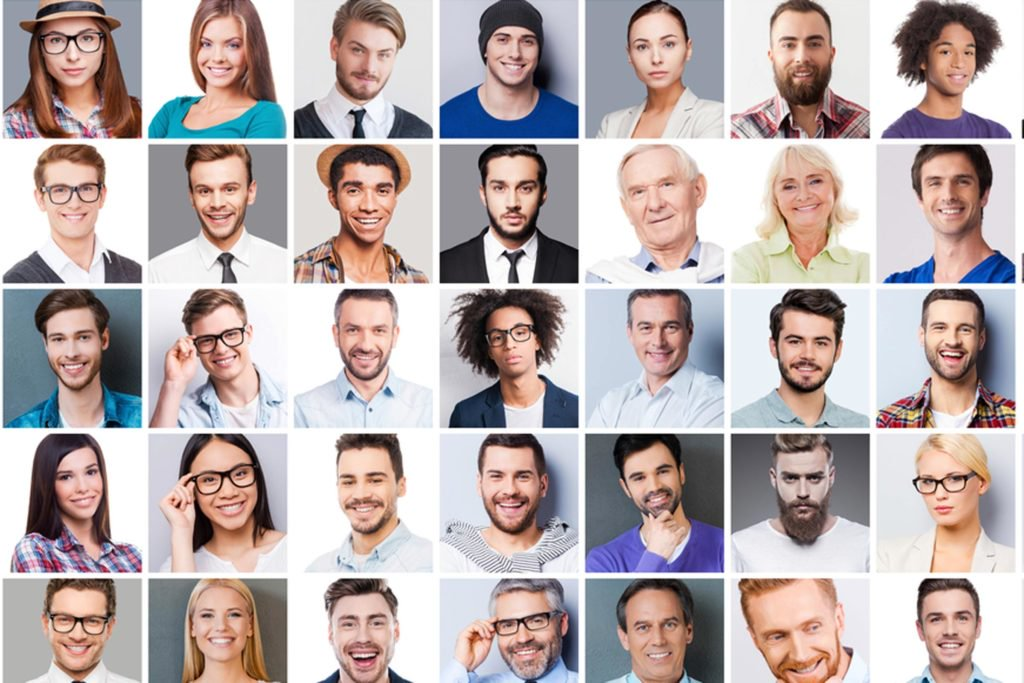
#> input picture Face and Feature Detection/faces.jpg, 1024 x 683 px
$ python detectfacescircle.py
#> lines starting #> are read from the running program, lines starting #| are printed output that depends on the picture; after the words box and inside, x2 and y2 are one past the last pixel; in counts of white or black regions, pixels touching at a corner belong together
import numpy as np
import cv2
img = cv2.imread("faces.jpg",1)
#> img is the input picture: shape (683, 1024, 3); mean B, G, R 173.6, 174.2, 186.6
gray = cv2.cvtColor(img, cv2.COLOR_BGR2GRAY)
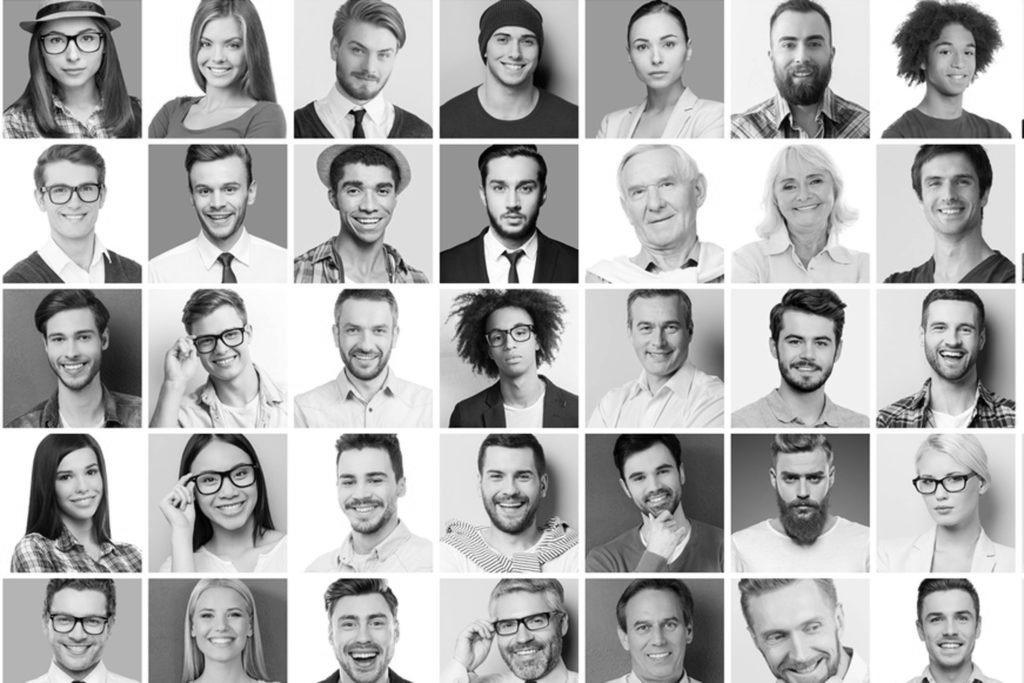
#> gray: shape (683, 1024); min 0, max 255, mean 177.8
path = "haarcascade_eye.xml"

eye_cascade = cv2.CascadeClassifier(path)

eyes = eye_cascade.detectMultiScale(gray, scaleFactor=1.02,minNeighbors=20,minSize=(10,10))
#> eyes = 37 rows, first 6: [657, 32, 22, 22], [777, 32, 25, 25], [802, 31, 23, 23], [630, 34, 23, 23], [346, 38, 24, 24], [933, 41, 22, 22]
print(len(eyes))
#| 37

for (x,y,w,h) in eyes:
    xc = (x+x+w)/2
    yc = (y+y+h)/2
    radius =w/2
    cv2.circle(img,(int(xc),int(yc)), int(radius), (255,0,0),2)
#> this loop made 37 passes
#> (x, y, w, h, xc, yc, radius) on passes 1 to 12: (657, 32, 22, 22, 668, 43, 11), (777, 32, 25, 25, 789.5, 44.5, 12.5), (802, 31, 23, 23, 813.5, 42.5, 11.5), (630, 34, 23, 23, 641.5, 45.5, 11.5), (346, 38, 24, 24, 358, 50, 12), (933, 41, 22, 22, 944, 52, 11), (370, 43, 23, 23, 381.5, 54.5, 11.5), (923, 170, 24, 24, 935, 182, 12), (654, 171, 25, 25, 666.5, 183.5, 12.5), (340, 175, 25, 25, 352.5, 187.5, 12.5), (488, 175, 23, 23, 499.5, 186.5, 11.5), (513, 176, 22, 22, 524, 187, 11)
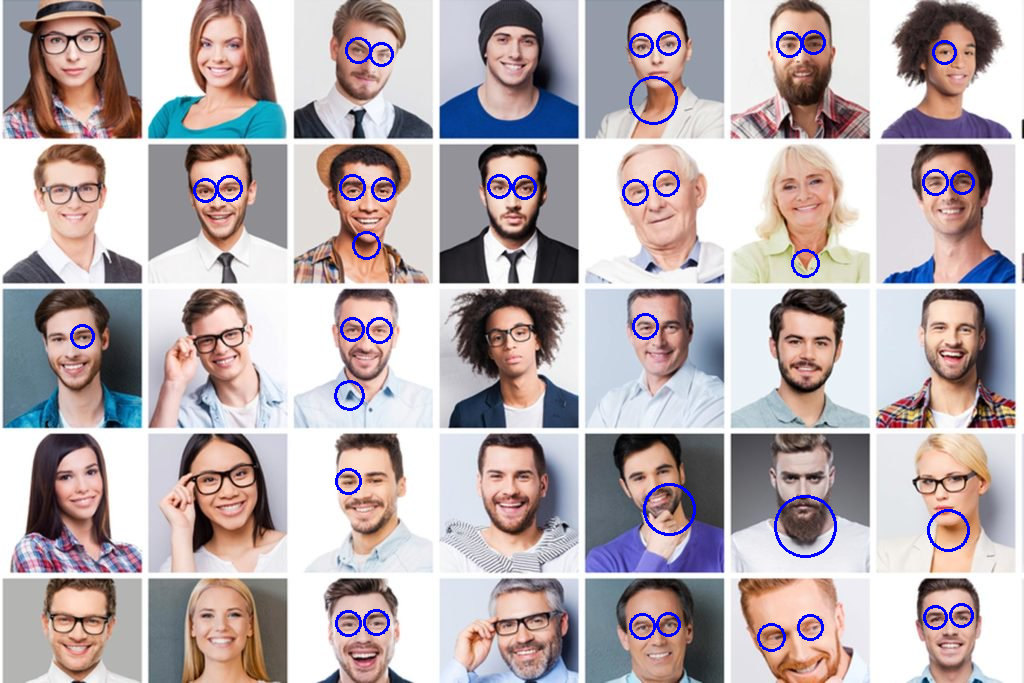
#> img: shape (683, 1024, 3); 1.28% of pixels changed, all inside (x1, y1, x2, y2) = (70, 30, 975, 652)
cv2.imshow("Eyes",img)
cv2.waitKey(0)
cv2.destroyAllWindows()

$ run again, with Face and Feature Detection/template.jpg copied over Face and Feature Detection/faces.jpg
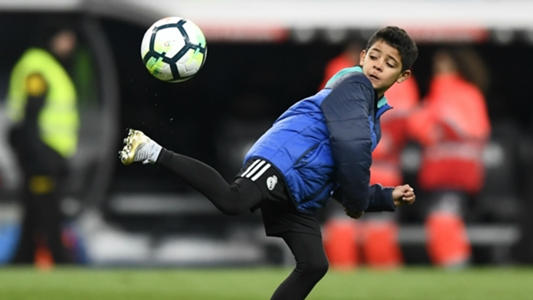
#> input picture Face and Feature Detection/template.jpg, 533 x 300 px
#> img is the input picture: shape (300, 533, 3); mean B, G, R 78.4, 87.2, 94.8
#> `gray = cv2.cvtColor(img, cv2.COLOR_BGR2GRAY)`:
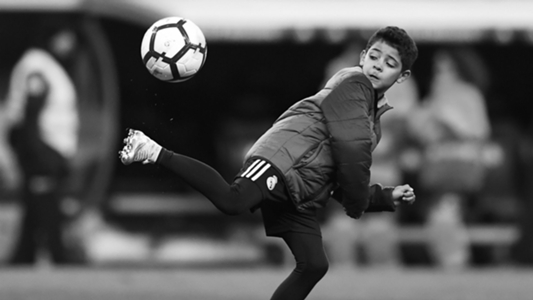
#> gray: shape (300, 533); min 0, max 255, mean 88.4
#> eyes = [[337, 232, 46, 46], [390, 131, 38, 38], [452, 222, 58, 58], [380, 222, 61, 61], [100, 193, 54, 54]]
#| 5
#> the loop `for (x,y,w,h) in eyes:` made 5 passes
#> (x, y, w, h, xc, yc, radius) on passes 1 to 5: (337, 232, 46, 46, 360, 255, 23), (390, 131, 38, 38, 409, 150, 19), (452, 222, 58, 58, 481, 251, 29), (380, 222, 61, 61, 410.5, 252.5, 30.5), (100, 193, 54, 54, 127, 220, 27)
#> after the loop `for (x,y,w,h) in eyes:`:
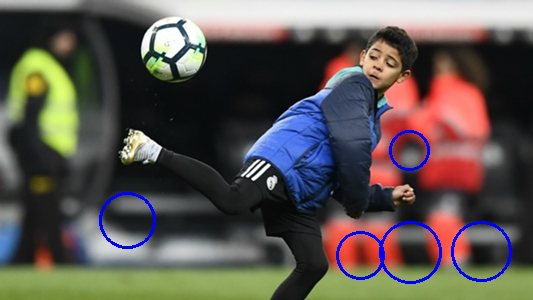
#> img: shape (300, 533, 3); 1.47% of pixels changed, all inside (x1, y1, x2, y2) = (99, 130, 512, 284)
